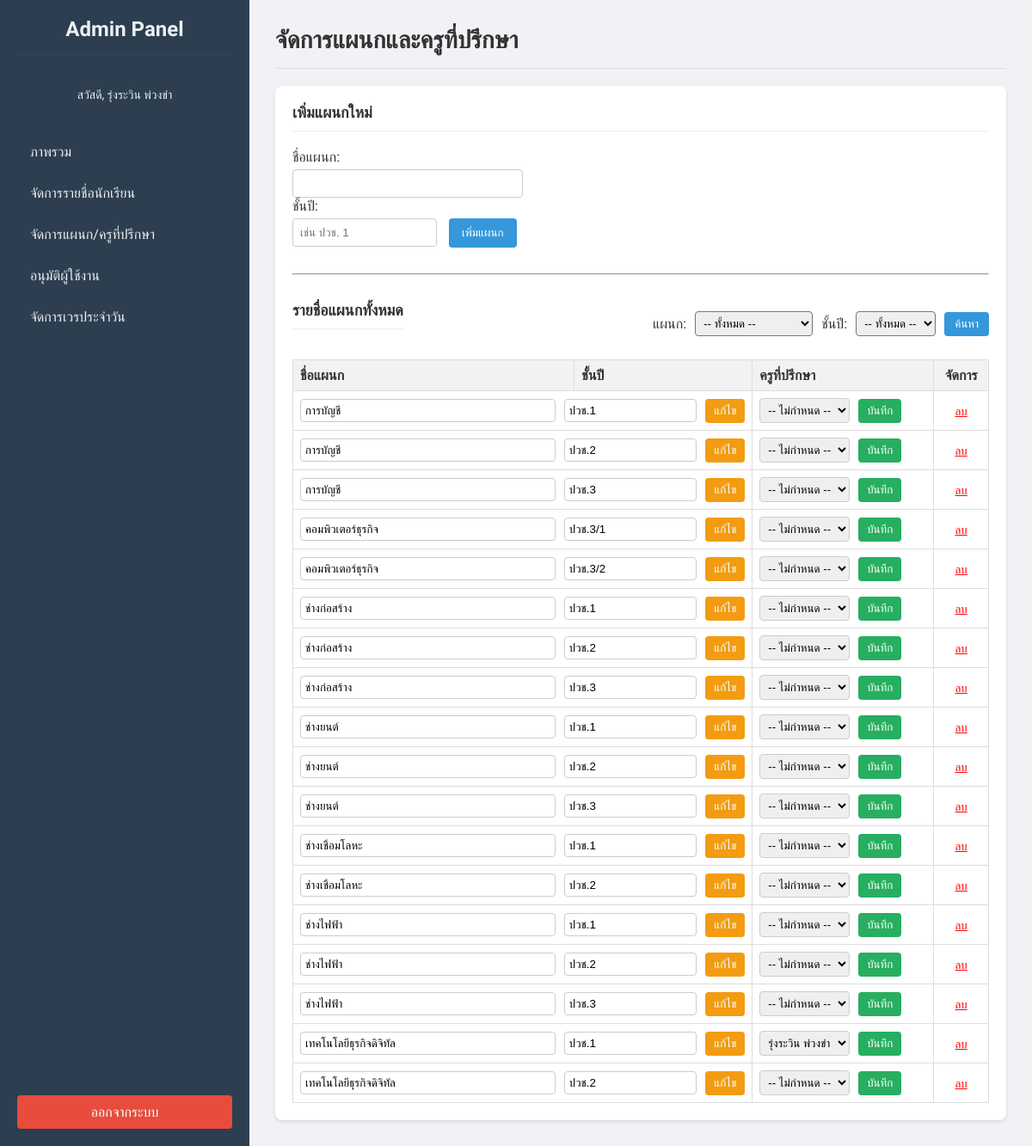
The page /admin_dashboard.php?page=departments (signed in) on the database its author committed.
### tables this page shows
CREATE TABLE `departments` (
  `id` int(11) NOT NULL,
  `name` varchar(100) NOT NULL COMMENT 'ชื่อแผนกวิชา',
  `level` varchar(50) DEFAULT NULL,
  `advisor_id` int(11) DEFAULT NULL COMMENT 'รหัสของครูที่ปรึกษา (FK to users.id)'
);

CREATE TABLE `users` (
  `id` int(11) NOT NULL,
  `username` varchar(50) NOT NULL,
  `email` varchar(100) NOT NULL,
  `first_name` varchar(100) NOT NULL,
  `last_name` varchar(100) NOT NULL,
  `password` varchar(255) NOT NULL,
  `role` enum('teacher','director','admin') NOT NULL DEFAULT 'teacher',
  `status` enum('pending','approved','rejected') NOT NULL DEFAULT 'pending',
  `department_id` int(11) DEFAULT NULL COMMENT 'รหัสแผนกสำหรับครู',
  `created_at` datetime DEFAULT current_timestamp()
);

### admin_departments.php (the view, shortened to what this page needs)
<?php
$teachers_result = $conn->query("SELECT id, first_name, last_name FROM users WHERE role = 'teacher' AND status = 'approved' ORDER BY first_name");
$teachers = [];
if ($teachers_result) {
    while ($teacher = $teachers_result->fetch_assoc()) {
        $teachers[] = $teacher;
    }
}
$sql_departments = "SELECT d.id, d.name, d.level, d.advisor_id, u.first_name as advisor_fname, u.last_name as advisor_lname
                    FROM departments d
                    LEFT JOIN users u ON d.advisor_id = u.id AND u.role = 'teacher'";
$sql_departments .= " ORDER BY d.name, d.level";
$departments_result = $conn->query($sql_departments);
?>
<h4>เพิ่มแผนกใหม่</h4>
<form action="admin_dashboard.php?page=departments" method="post" style="margin-bottom: 30px;">
    <div class="form-group">
        <label for="department_name">ชื่อแผนก:</label>
        <input type="text" id="department_name" name="department_name" required style="width: 250px; padding: 8px; border: 1px solid #ccc; border-radius: 4px; margin-right: 10px;">
        <label for="department_level">ชั้นปี:</label>
        <input type="text" id="department_level" name="department_level" required placeholder="เช่น ปวช. 1" style="width: 150px; padding: 8px; border: 1px solid #ccc; border-radius: 4px; margin-right: 10px;">
        <button type="submit" name="add_department" style="background-color: #3498db; color: white; border: none; padding: 9px 15px; border-radius: 4px; cursor: pointer;">เพิ่มแผนก</button>
    </div>
</form>
<hr style="margin: 30px 0;">
<div style="display: flex; justify-content: space-between; align-items: center; margin-bottom: 15px;">
    <h4>รายชื่อแผนกทั้งหมด</h4>
    <form action="admin_dashboard.php" method="get" style="display: flex; gap: 10px; align-items: center;">
        <label for="search_name">แผนก:</label>
        <select name="search_name" id="search_name" style="padding: 5px; border-radius: 4px;">
            <option value="">-- ทั้งหมด --</option>
        </select>
        <label for="search_level">ชั้นปี:</label>
        <select name="search_level" id="search_level" style="padding: 5px; border-radius: 4px;">
            <option value="">-- ทั้งหมด --</option>
        </select>
        <button type="submit" style="background-color: #3498db; color: white; border: none; padding: 6px 12px; border-radius: 4px; cursor: pointer;">ค้นหา</button>
    </form>
</div>
<table style="width: 100%; border-collapse: collapse;">
    <tr style="background-color: #f2f2f2;">
        <th style="padding: 8px; border: 1px solid #ddd; text-align: left;">ชื่อแผนก</th>
        <th style="padding: 8px; border: 1px solid #ddd; text-align: left;">ชั้นปี</th>
        <th style="padding: 8px; border: 1px solid #ddd; text-align: left;">ครูที่ปรึกษา</th>
        <th style="padding: 8px; border: 1px solid #ddd; text-align: center;">จัดการ</th>
    </tr>
    <?php if ($departments_result && $departments_result->num_rows > 0): ?>
        <?php while($dept = $departments_result->fetch_assoc()): ?>
        <tr>
            <td colspan="2" style="padding: 8px; border: 1px solid #ddd;">
                <form action="admin_dashboard.php?page=departments" method="POST" style="display: flex; align-items: center; gap: 10px;">
                    <input type="text" name="department_name" value="<?php echo htmlspecialchars($dept['name']); ?>" required style="padding: 5px; border-radius: 4px; border: 1px solid #ccc; width: 60%;" />
                    <input type="text" name="department_level" value="<?php echo htmlspecialchars($dept['level']); ?>" required style="padding: 5px; border-radius: 4px; border: 1px solid #ccc; width: 30%;" />
                    <button type="submit" name="edit_department" style="background-color: #f39c12; color: white; border: none; padding: 6px 10px; border-radius: 4px; cursor: pointer;">แก้ไข</button>
                </form>
            </td>
            <td style="padding: 8px; border: 1px solid #ddd;">
                <form action="admin_dashboard.php?page=departments" method="POST" style="display: flex; align-items: center; gap: 10px;">
                    <select name="advisor_id" style="padding: 5px; border-radius: 4px; border: 1px solid #ccc;">
                        <option value="">-- ไม่กำหนด --</option>
                        <?php foreach ($teachers as $teacher): ?>
                            <option value="<?php echo $teacher['id']; ?>" <?php if ($teacher['id'] == $dept['advisor_id']) echo 'selected'; ?>>
                                <?php echo htmlspecialchars($teacher['first_name'] . ' ' . $teacher['last_name']); ?>
                            </option>
                        <?php endforeach; ?>
                    </select>
                    <button type="submit" name="assign_advisor" style="background-color: #27ae60; color: white; border: none; padding: 6px 10px; border-radius: 4px; cursor: pointer;">บันทึก</button>
                </form>
            </td>
            <td style="padding: 8px; border: 1px solid #ddd; text-align: center;">
                <form action="admin_dashboard.php?page=departments" method="POST" onsubmit="return confirm('คุณแน่ใจหรือไม่ว่าต้องการลบแผนกนี้?');">
                    <button type="submit" name="delete_department" style="background: none; border: none; color: red; cursor: pointer; text-decoration: underline;">ลบ</button>
                </form>
            </td>
        </tr>
        <?php endwhile; ?>
    <?php else: ?>
        <tr><td colspan="4" style="padding: 8px; border: 1px solid #ddd; text-align: center;">ยังไม่มีแผนกในระบบ</td></tr>
    <?php endif; ?>
</table>

### admin_style.css (style rules this page uses)
body { font-family: 'Sarabun', sans-serif; background-color: #f0f2f5; margin: 0; color: #333; }
.content-body h4 { margin-top: 0; font-size: 18px; border-bottom: 1px solid #eee; padding-bottom: 10px; margin-bottom: 20px; }
.form-group { margin-bottom: 15px; }
.form-group label { display: block; margin-bottom: 5px; }

### rows shown on the page
departments: department_name "การบัญชี", department_level "ปวช.1"
departments: department_name "การบัญชี", department_level "ปวช.2"
departments: department_name "การบัญชี", department_level "ปวช.3"
departments: department_name "คอมพิวเตอร์ธุรกิจ", department_level "ปวช.3/1"
departments: department_name "คอมพิวเตอร์ธุรกิจ", department_level "ปวช.3/2"
departments: department_name "ช่างก่อสร้าง", department_level "ปวช.1"
departments: department_name "ช่างก่อสร้าง", department_level "ปวช.2"
departments: department_name "ช่างก่อสร้าง", department_level "ปวช.3"
departments: department_name "ช่างยนต์", department_level "ปวช.1"
departments: department_name "ช่างยนต์", department_level "ปวช.2"
departments: department_name "ช่างยนต์", department_level "ปวช.3"
departments: department_name "ช่างเชื่อมโลหะ", department_level "ปวช.1"
departments: department_name "ช่างเชื่อมโลหะ", department_level "ปวช.2"
departments: department_name "ช่างไฟฟ้า", department_level "ปวช.1"
departments: department_name "ช่างไฟฟ้า", department_level "ปวช.2"
departments: department_name "ช่างไฟฟ้า", department_level "ปวช.3"
departments: department_name "เทคโนโลยีธุรกิจดิจิทัล", department_level "ปวช.1", advisor_id "รุ่งระวิน พ่วงขำ"
departments: department_name "เทคโนโลยีธุรกิจดิจิทัล", department_level "ปวช.2"

### other values the page prints
$display_name "รุ่งระวิน พ่วงขำ"
